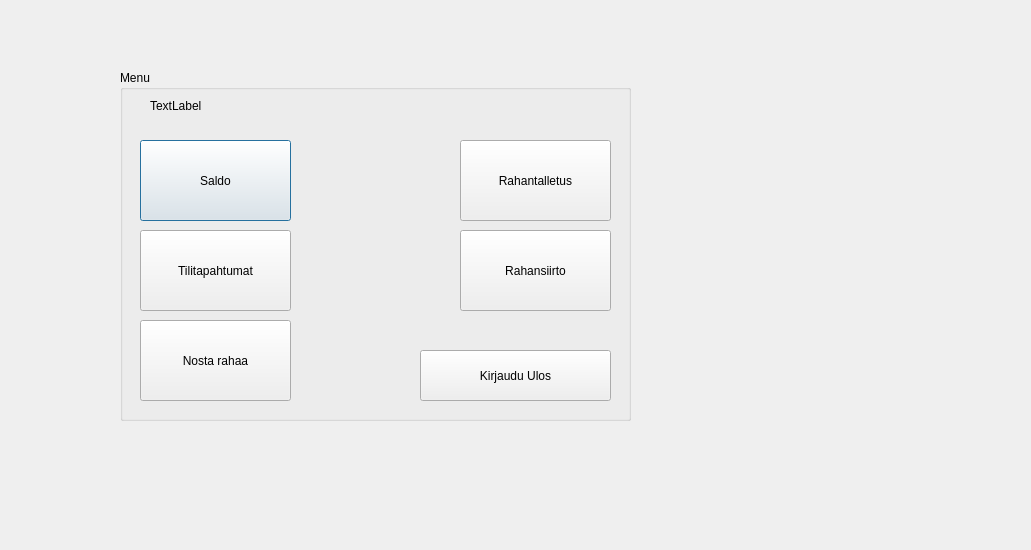
<?xml version="1.0" encoding="UTF-8"?>
<ui version="4.0">
 <class>Menu</class>
 <widget class="QDialog" name="Menu">
  <property name="geometry">
   <rect>
    <x>0</x>
    <y>0</y>
    <width>1031</width>
    <height>550</height>
   </rect>
  </property>
  <property name="windowTitle">
   <string>Dialog</string>
  </property>
  <widget class="QGroupBox" name="groupBox">
   <property name="geometry">
    <rect>
     <x>120</x>
     <y>70</y>
     <width>511</width>
     <height>351</height>
    </rect>
   </property>
   <property name="title">
    <string>Menu</string>
   </property>
   <widget class="QPushButton" name="pushButton_saldo">
    <property name="geometry">
     <rect>
      <x>20</x>
      <y>70</y>
      <width>151</width>
      <height>81</height>
     </rect>
    </property>
    <property name="text">
     <string>Saldo</string>
    </property>
   </widget>
   <widget class="QPushButton" name="pushButton_tili">
    <property name="geometry">
     <rect>
      <x>20</x>
      <y>160</y>
      <width>151</width>
      <height>81</height>
     </rect>
    </property>
    <property name="text">
     <string>Tilitapahtumat</string>
    </property>
   </widget>
   <widget class="QPushButton" name="pushButton_nosto">
    <property name="geometry">
     <rect>
      <x>20</x>
      <y>250</y>
      <width>151</width>
      <height>81</height>
     </rect>
    </property>
    <property name="text">
     <string>Nosta rahaa</string>
    </property>
   </widget>
   <widget class="QPushButton" name="pushButton_siirto">
    <property name="geometry">
     <rect>
      <x>340</x>
      <y>160</y>
      <width>151</width>
      <height>81</height>
     </rect>
    </property>
    <property name="text">
     <string>Rahansiirto</string>
    </property>
   </widget>
   <widget class="QPushButton" name="pushButton_talletus">
    <property name="geometry">
     <rect>
      <x>340</x>
      <y>70</y>
      <width>151</width>
      <height>81</height>
     </rect>
    </property>
    <property name="text">
     <string>Rahantalletus</string>
    </property>
   </widget>
   <widget class="QPushButton" name="pushButton_ulos">
    <property name="geometry">
     <rect>
      <x>300</x>
      <y>280</y>
      <width>191</width>
      <height>51</height>
     </rect>
    </property>
    <property name="text">
     <string>Kirjaudu Ulos</string>
    </property>
   </widget>
   <widget class="QLabel" name="label_Kayttaja">
    <property name="geometry">
     <rect>
      <x>30</x>
      <y>20</y>
      <width>231</width>
      <height>31</height>
     </rect>
    </property>
    <property name="text">
     <string>TextLabel</string>
    </property>
   </widget>
  </widget>
 </widget>
 <resources/>
 <connections/>
</ui>
